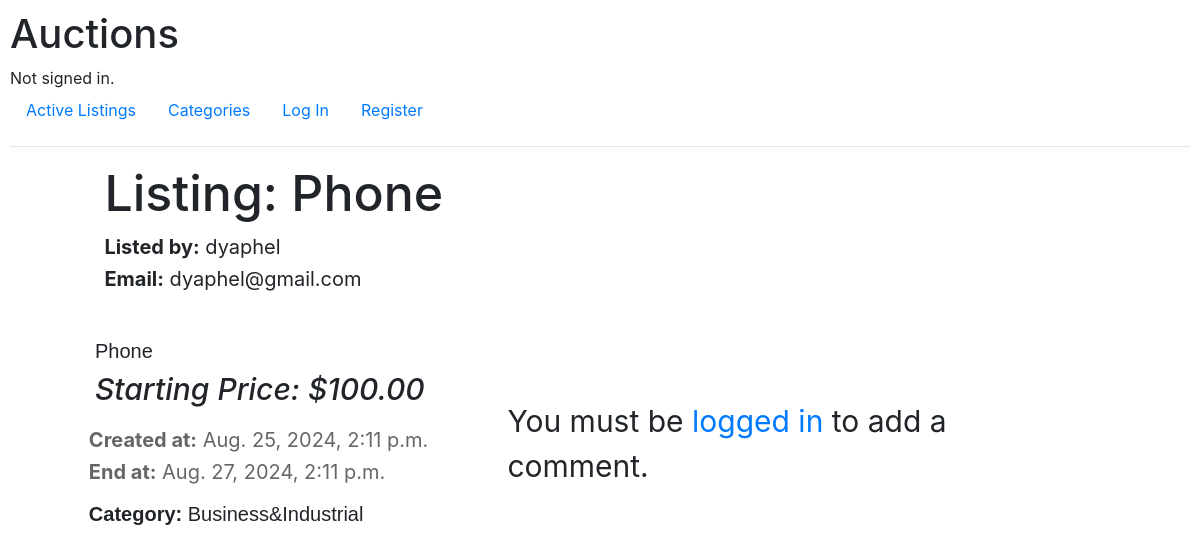
Before: /listing/15 with the older database file.
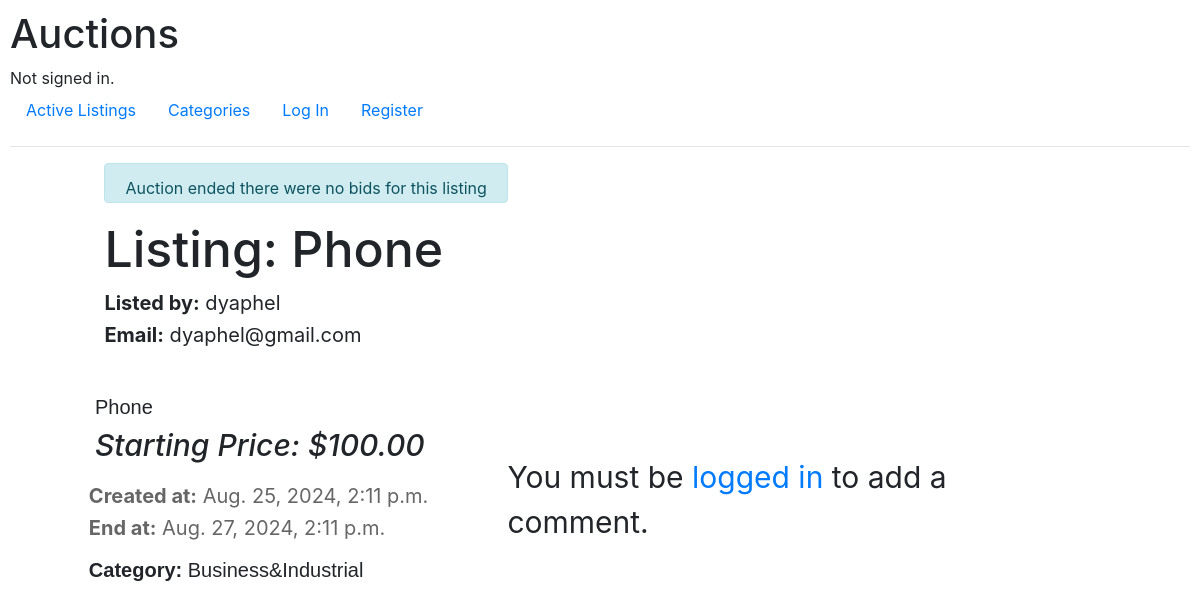
After: the same page with the newer database file.
### auctions/models.py (models this page shows)
class AuctionListing(models.Model):
    CATEGORY_LIST= [
        ("MOT", "Motors"),
        ("FAS", "Fashion"),
        ("ELE", "Electronics"),
        ("ART", "Collectibles&Art"),
        ("HGA", "Home&Garden"),
        ("SPO", "Sport"),
        ("TOY", "Toys"),
        ("BUS", "Business&Industrial"),
        ("MUS", "Music"),
    ]
    seller = models.ForeignKey(User, on_delete=models.CASCADE, related_name="listings")
    title = models.CharField(max_length=30)
    description = models.TextField()
    image_url = models.URLField(max_length=900, blank=True, null=True)
    starting_bid = models.DecimalField(max_digits=10, decimal_places=2)
    current_bid = models.DecimalField(max_digits=10, decimal_places=2, null=True, blank=True)
    created_at = models.DateTimeField(default=timezone.now())
    end_time = models.DateTimeField(default=timezone.now() + timedelta(hours=48))
    active = models.BooleanField(default=True)
    category = models.CharField(max_length=3, choices=CATEGORY_LIST)

class User(AbstractUser):
    pass

### auctions/views.py (the view, shortened to what this page needs)
# urls.py: path("listing/<int:id>", views.listing, name="listing"),
def listing(request, id):
    category_dict = dict(AuctionListing.CATEGORY_LIST)
    listing = AuctionListing.objects.get(id=id)
    category = category_dict.get(listing.category)
    highest_bid = Bid.objects.filter(listing=listing).last()
    comments = Comment.objects.filter(listing=listing).order_by('-time')
    if request.user.is_authenticated:
        counter = Watchlist.objects.filter(user = request.user).count()
    else:
        counter = 0
    if request.user.is_authenticated:
        is_watchlisted = Watchlist.objects.filter(user=request.user, listings=listing).exists()
    else:
        is_watchlisted = False
    return render(request, "auctions/listing.html", {
        'listing': listing,
        'category_name': category,
        'is_watchlisted': is_watchlisted,
        'highest_bid': highest_bid,
        'comments': comments,
        'counter': counter,
    })

### auctions/templates/auctions/listing.html (shortened to what this page needs)
{% extends "auctions/layout.html" %}
{% block body %}
{% if not listing.active %}
{% if user.is_authenticated and highest_bid and user == highest_bid.user %}
    <div class="alert alert-success" style="height: 40px; display: inline-block; margin-left: 8%;" role="alert">
        Congratulation! You have won this auction with a bid of: ${{ highest_bid.price }}.
    </div>
    {% else %}
    <div class="alert alert-info" style="height: 40px; display: inline-block; margin-left: 8%;" role="alert">
        Auction ended
        {% if highest_bid %}
            The highest bid was: ${{ highest_bid.price }} by: {{ highest_bid.user.username }}.
            {% else %}
            there were no bids for this listing
        {% endif %}
    </div>
{% endif %}
{% endif %}
<h1 class="listing-title">Listing: {{ listing.title }}</h1>
<p class="listing-seller"><strong>Listed by:</strong> {{ listing.seller }}</p>
<p class="listing-email"><strong>Email:</strong> {{ listing.seller.email }}</p>
<div class="listing-body">
    <p class="listing-description">{{ listing.description }}</p>
    <h6 class="listing-bid">
        {% if listing.current_bid %}
        <p>Current Bid: ${{ listing.current_bid }}</p>
        {% else %}
        <p>Starting Price: ${{ listing.starting_bid }}</p>
        {% endif %}
    </h6>
<div class="endcontainer">
    <div class="firstblock">
        <p class="listing-createdat"><strong>Created at:</strong> {{ listing.created_at }}</p>
        <p class="listing-endat"><strong>End at:</strong> {{ listing.end_time }}</p>
        <p class="listing-category"><strong>Category:</strong> {{ category_name }}</p>
    </div>
        {% if user.is_authenticated %}
        <form method="POST" action="{% url 'listing' listing.id %}">
            {% csrf_token %}
            <div class="form-group">
                <input type="text" placeholder="Add a comment" name="comment" class="form-control" id="comment" style="margin-top: -10px;">
            </div>
            <button type="submit" class="btn btn-primary submit" style="margin-top: -30px;">Submit Comment</button>
        </form>
        {% else %}
        <p style="font-size: 30px; margin-top: -40px; margin-right: 60px;">You must be <a href="{% url 'login' %}">logged in</a> to add a comment.</p>
        {% endif %}
    </div>
</div>
{% endblock %}

### auctions/templates/auctions/layout.html (shortened to what this page needs)
{% load static %}
<!DOCTYPE html>
<html lang="en">
    <head>
        <link rel="stylesheet" href="https://stackpath.bootstrapcdn.com/bootstrap/4.4.1/css/bootstrap.min.css">
        <link href="{% static 'auctions/styles.css' %}" rel="stylesheet">
    </head>
    <body>
        <h1>Auctions</h1>
        <div>
            {% if user.is_authenticated %}
                Signed in as <strong>{{ user.username }}</strong>.
            {% else %}
                Not signed in.
            {% endif %}
        </div>
        <ul class="nav">
            <li class="nav-item">
                <a class="nav-link" href="{% url 'index' %}">Active Listings</a>
            </li>
            <li class="nav-item">
                <a class="nav-link" href="{% url 'categories' %}">Categories</a>
            </li>
            {% if user.is_authenticated %}
            <li class="nav-item">
                <a class="nav-link" href="{% url 'showatchlist' %}">Watchlist
                    {% if counter > 0 %}
                    <span class="position-absolute badge rounded-pill" style="background-color:gainsboro; color: black;">
                        {{ counter }}
                    </span>
                    {% endif %}
                </a>
            </li>
            <li class="nav-item">
                <a class="nav-link" href="{% url 'create' %}">Create Listing</a>
            </li>
            <li class="nav-item">
                <a class="nav-link" href="{% url 'logout' %}">Log Out</a>
            </li>
            {% else %}
            <li class="nav-item">
                <a class="nav-link" href="{% url 'login' %}">Log In</a>
            </li>
            <li class="nav-item">
                <a class="nav-link" href="{% url 'register' %}">Register</a>
            </li>
            {% endif %}
        </ul>
        <hr>
        {% block body %}
        {% endblock %}
    </body>
</html>

### auctions/static/auctions/styles.css (style rules this page uses)
body { padding: 10px; }
.listing-title { text-align: start; font-size: 50px; margin-bottom: 2%; margin-left: 8%; }
.listing-seller, .listing-email { text-align: start; font-size: 20px; margin-top: -1.2%; margin-left: 8%; }
.listing-body { font-size: 40px; width: 90%; text-align: left; }
.listing-description, .listing-category { font-size: 20px; font-family: 'Lucida Sans', 'Lucida Sans Regular', 'Lucida Grande', 'Lucida Sans Unicode', Geneva, Verdana, sans-serif; margin-left: 8%; margin-top: 2%; }
.listing-category { margin-top: -1%; }
.listing-bid { margin-left: 8%; font-size: 30px; margin-bottom: 3%; margin-top: -1%; font-style: italic; }
.listing-createdat, .listing-endat { font-size: 20px; margin-top: -3%; margin-left: 8%; color: #666; }
.endcontainer { display: flex; justify-content: space-between; }
.firstblock { margin-left: 4%; width: 50%; }

Changed rows visible on the page:
changed AuctionListing "Phone": active True → False (drawn)
Other visible differences:
text now shown: "Auction ended there were no bids for this listing"
